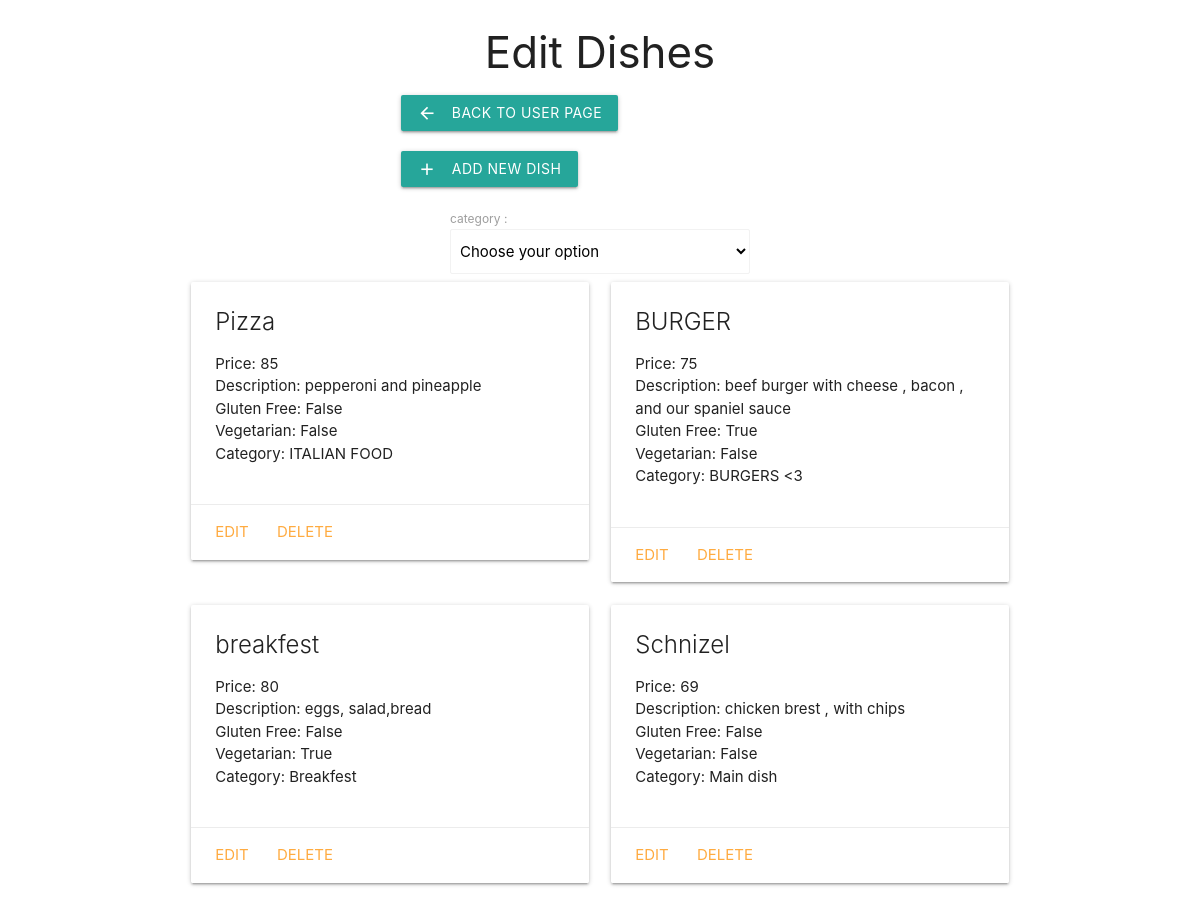
The page /dish_manage/ (signed in, upper part) on the database as committed earlier.
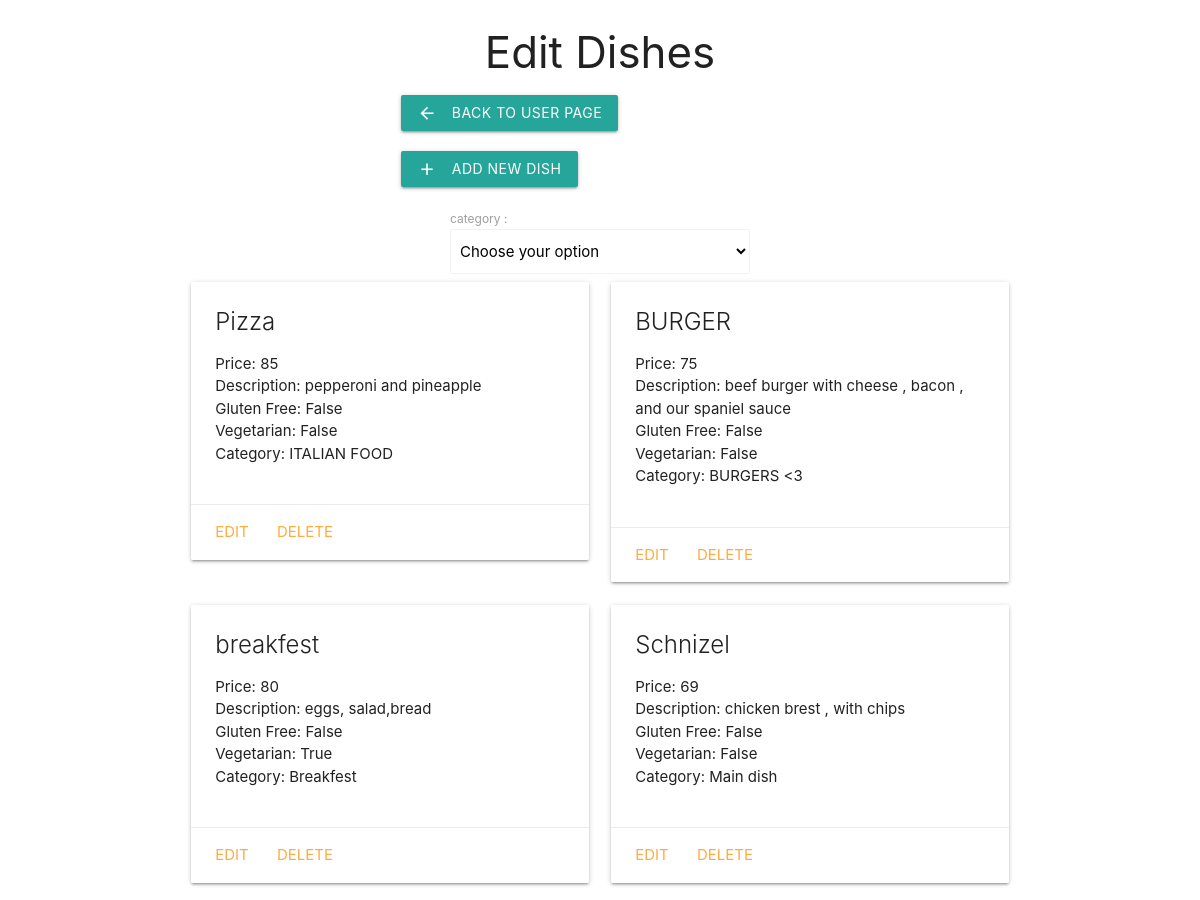
The same page on the database as committed later.
### Dishes/models.py (models this page shows)
class Dish(models.Model):
    name=models.CharField(max_length=100,blank=False,unique=True)
    price=models.IntegerField(blank=False)
    description=models.TextField(default="")
    image=models.TextField(default="")
    is_gluten_free=models.BooleanField(default=False)
    is_vegeterian=models.BooleanField(default=False)
    category_id=models.ForeignKey(Category,on_delete=models.CASCADE)

class Category(models.Model):
    name=models.CharField(max_length=100,blank=False,unique=True)
    image=models.TextField()

### Dishes/views.py (the view)
# urls.py: path('dish_manage/',views.dish_manage,name="dish_manage"),
@login_required
def dish_manage(request):#show all dishes with option to edit / delete them
    category_list=Category.objects.all()
    dishes_list=Dish.objects.all()
    if request.method=='POST':
        current_category=Category.objects.get(id=request.POST['category_id'])
        return render(request ,'manage_dish_by_category.html',{"category":current_category,"dishes":current_category.dish_set.all()})
    if request.method=='GET':
        return render(request, 'dish_manage.html',{"dishes":dishes_list,"categories":category_list})

### Dishes/templates/dish_manage.html (shortened to what this page needs)
{% extends 'layout.html' %}
{% block content %}
<div class="container">
  <h3 class="center-align">Edit Dishes</h3>
  <div class="row">
    <div class="col s12 m6 offset-m3">
      <a href="{% url 'user_screen' %}" class="waves-effect waves-light btn"><i class="material-icons left">arrow_back</i>Back to user page</a>
    </div>
  </div>
  <div class="row">
    <div class="col s12 m6 offset-m3">
      <a href="{% url 'new_dish' %}" class="waves-effect waves-light btn"><i class="material-icons left">add</i>Add new dish</a>
    </div>
  </div>
  <div class="input-field" style="width: 300px; margin: 0 auto;">
    <form id="myForm" action="{% url 'dish_manage' %}" method="post">
      <label>category : </label>
      <select class="browser-default" name="category_id" onchange="document.getElementById('myForm').submit();">
      <option value="" disabled selected>Choose your option</option>
      </select>
    </form>
    </div>
  <div class="row">
    {% for dish in dishes %}
      <div class="col s12 m6">
        <div class="card">
          <div class="card-content">
            <span class="card-title">{{dish.name}}</span>
            <ul>
              <li>Price: {{dish.price}}</li>
              <li>Description: {{dish.description}}</li>
              <li>Gluten Free: {{dish.is_gluten_free}}</li>
              <li>Vegetarian: {{dish.is_vegeterian}}</li>
              <li>Category: {{dish.category_id.name}}</li>
            </ul>
          </div>
          <div class="card-action">
            <a href="{% url 'edit_dish' id=dish.id %}">Edit</a>
            <a href="{% url 'delete_dish' id=dish.id %}">Delete</a>
          </div>
        </div>
      </div>
    {% endfor %}
  </div>
</div>
{% endblock content %}

Rows that differ between the two databases and show on the page:
changed Dish "BURGER": is_gluten_free "True" → "False"
